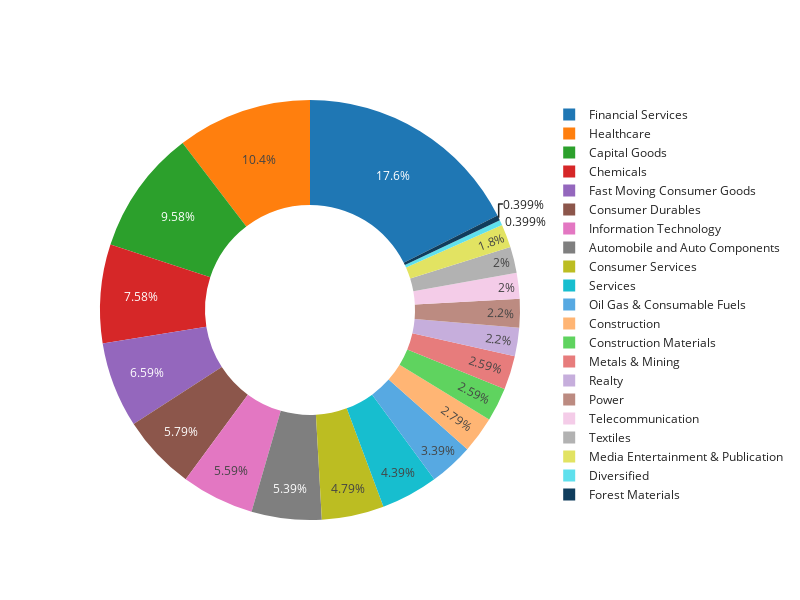

The cell this chart's notebook holds for it:
### Code cell
fig = go.Figure()
fig.add_pie(labels=df_industry.index,values=df_industry.values,hole=0.5)
fig.update_layout(template='simple_white',width = 800,height=600)

### Figure 1 — Plotly figure (JSON) as saved in the notebook; plotly's stock layout.template omitted (floating-point values rounded to 4 significant figures)
{"data": [{"hole": 0.5, "labels": ["Financial Services", "Healthcare", "Capital Goods", "Chemicals", "Fast Moving Consumer Goods", "Consumer Durables", "Information Technology", "Automobile and Auto Components", "Consumer Services", "Services", "Oil Gas & Consumable Fuels", "Construction", "Construction Materials", "Metals & Mining", "Realty", "Power", "Telecommunication", "Textiles", "Media Entertainment & Publication", "Diversified", "Forest Materials"], "type": "pie", "values": [88, 52, 48, 38, 33, 29, 28, 27, 24, 22, 17, 14, 13, 13, 11, 11, 10, 10, 9, 2, 2]}], "layout": {"height": 600, "width": 800}}
